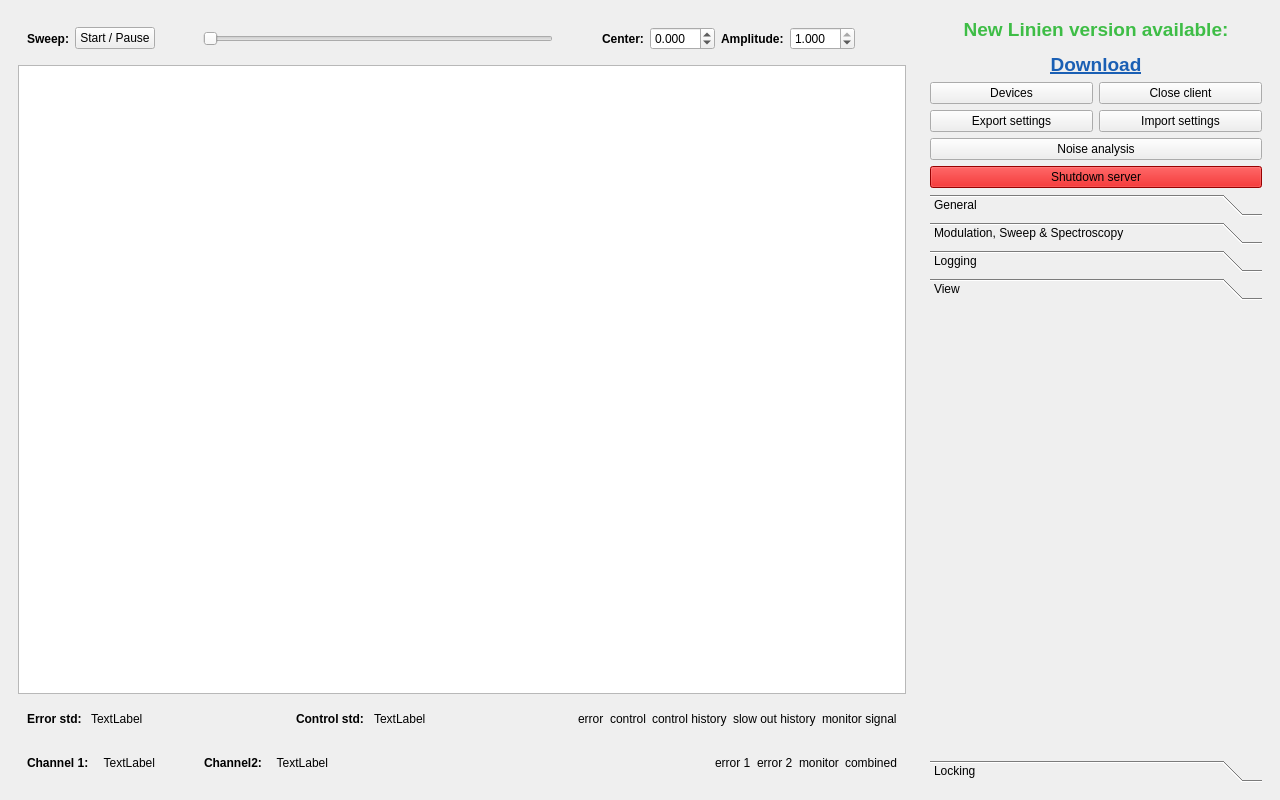
<?xml version="1.0" encoding="UTF-8"?>
<ui version="4.0">
 <class>MainWindow</class>
 <widget class="QMainWindow" name="MainWindow">
  <property name="geometry">
   <rect>
    <x>0</x>
    <y>0</y>
    <width>1280</width>
    <height>800</height>
   </rect>
  </property>
  <property name="minimumSize">
   <size>
    <width>350</width>
    <height>0</height>
   </size>
  </property>
  <property name="windowTitle">
   <string>MainWindow</string>
  </property>
  <widget class="QWidget" name="centralwidget">
   <layout class="QHBoxLayout" name="horizontalLayout">
    <item>
     <widget class="QWidget" name="centralPanel" native="true">
      <property name="sizePolicy">
       <sizepolicy hsizetype="Expanding" vsizetype="Preferred">
        <horstretch>5</horstretch>
        <verstretch>0</verstretch>
       </sizepolicy>
      </property>
      <layout class="QHBoxLayout" name="horizontalLayout_8">
       <item>
        <layout class="QVBoxLayout" name="verticalLayout_17">
         <item>
          <widget class="SweepControlWidget" name="sweepControlWidget" native="true">
           <layout class="QHBoxLayout" name="horizontalLayout_3">
            <item>
             <widget class="QLabel" name="sweepLabel">
              <property name="font">
               <font>
                <weight>75</weight>
                <bold>true</bold>
               </font>
              </property>
              <property name="text">
               <string>Sweep:</string>
              </property>
             </widget>
            </item>
            <item>
             <widget class="QPushButton" name="sweepStartStopPushButton">
              <property name="toolTip">
               <string>&lt;!DOCTYPE HTML PUBLIC &quot;-//W3C//DTD HTML 4.0//EN&quot; &quot;http://www.w3.org/TR/REC-html40/strict.dtd&quot;&gt;
&lt;html&gt;&lt;head&gt;&lt;meta name=&quot;qrichtext&quot; content=&quot;1&quot; /&gt;&lt;style type=&quot;text/css&quot;&gt;
p, li { white-space: pre-wrap; }
&lt;/style&gt;&lt;/head&gt;&lt;body style=&quot; font-family:'MS Shell Dlg 2'; font-size:8pt; font-weight:400; font-style:normal;&quot;&gt;
&lt;p style=&quot; margin-top:0px; margin-bottom:0px; margin-left:0px; margin-right:0px; -qt-block-indent:0; text-indent:0px;&quot;&gt;Start and pause the output of the sweep at the sweep center position.&lt;/p&gt;&lt;/body&gt;&lt;/html&gt;</string>
              </property>
              <property name="text">
               <string>Start / Pause</string>
              </property>
              <property name="checkable">
               <bool>true</bool>
              </property>
             </widget>
            </item>
            <item>
             <spacer name="horizontalSpacer_3">
              <property name="orientation">
               <enum>Qt::Horizontal</enum>
              </property>
              <property name="sizeHint" stdset="0">
               <size>
                <width>40</width>
                <height>20</height>
               </size>
              </property>
             </spacer>
            </item>
            <item>
             <widget class="SweepSlider" name="sweepSlider">
              <property name="minimumSize">
               <size>
                <width>350</width>
                <height>0</height>
               </size>
              </property>
              <property name="maximum">
               <number>99</number>
              </property>
              <property name="orientation">
               <enum>Qt::Horizontal</enum>
              </property>
             </widget>
            </item>
            <item>
             <spacer name="horizontalSpacer">
              <property name="orientation">
               <enum>Qt::Horizontal</enum>
              </property>
              <property name="sizeHint" stdset="0">
               <size>
                <width>40</width>
                <height>20</height>
               </size>
              </property>
             </spacer>
            </item>
            <item>
             <widget class="QLabel" name="sweepCenterLabel">
              <property name="font">
               <font>
                <weight>75</weight>
                <bold>true</bold>
               </font>
              </property>
              <property name="text">
               <string>Center:</string>
              </property>
             </widget>
            </item>
            <item>
             <widget class="CustomDoubleSpinBox" name="sweepCenterSpinBox">
              <property name="minimumSize">
               <size>
                <width>65</width>
                <height>0</height>
               </size>
              </property>
              <property name="toolTip">
               <string>&lt;!DOCTYPE HTML PUBLIC &quot;-//W3C//DTD HTML 4.0//EN&quot; &quot;http://www.w3.org/TR/REC-html40/strict.dtd&quot;&gt;
&lt;html&gt;&lt;head&gt;&lt;meta name=&quot;qrichtext&quot; content=&quot;1&quot; /&gt;&lt;style type=&quot;text/css&quot;&gt;
p, li { white-space: pre-wrap; }
&lt;/style&gt;&lt;/head&gt;&lt;body style=&quot; font-family:'MS Shell Dlg 2'; font-size:8pt; font-weight:400; font-style:normal;&quot;&gt;
&lt;p style=&quot; margin-top:0px; margin-bottom:0px; margin-left:0px; margin-right:0px; -qt-block-indent:0; text-indent:0px;&quot;&gt;The center position of the sweep. If a fast output is used for the sweep this is the sweep center position in volts. If the slow output is used the interval [-1, +1] of this parameter is mapped to the interval [0V, +1.8V].&lt;/p&gt;&lt;/body&gt;&lt;/html&gt;</string>
              </property>
              <property name="keyboardTracking">
               <bool>false</bool>
              </property>
              <property name="suffix">
               <string/>
              </property>
              <property name="decimals">
               <number>3</number>
              </property>
              <property name="minimum">
               <double>-1.000000000000000</double>
              </property>
              <property name="maximum">
               <double>1.000000000000000</double>
              </property>
              <property name="singleStep">
               <double>0.100000000000000</double>
              </property>
              <property name="value">
               <double>0.000000000000000</double>
              </property>
             </widget>
            </item>
            <item>
             <widget class="QLabel" name="sweepAmplitudeLabel">
              <property name="font">
               <font>
                <weight>75</weight>
                <bold>true</bold>
               </font>
              </property>
              <property name="text">
               <string>Amplitude:</string>
              </property>
             </widget>
            </item>
            <item>
             <widget class="CustomDoubleSpinBox" name="sweepAmplitudeSpinBox">
              <property name="minimumSize">
               <size>
                <width>65</width>
                <height>0</height>
               </size>
              </property>
              <property name="toolTip">
               <string>&lt;!DOCTYPE HTML PUBLIC &quot;-//W3C//DTD HTML 4.0//EN&quot; &quot;http://www.w3.org/TR/REC-html40/strict.dtd&quot;&gt;
&lt;html&gt;&lt;head&gt;&lt;meta name=&quot;qrichtext&quot; content=&quot;1&quot; /&gt;&lt;style type=&quot;text/css&quot;&gt;
p, li { white-space: pre-wrap; }
&lt;/style&gt;&lt;/head&gt;&lt;body style=&quot; font-family:'MS Shell Dlg 2'; font-size:8pt; font-weight:400; font-style:normal;&quot;&gt;
&lt;p style=&quot; margin-top:0px; margin-bottom:0px; margin-left:0px; margin-right:0px; -qt-block-indent:0; text-indent:0px;&quot;&gt;Amplitude of the sweep in units of 0.5 * Vpp of the output (2 V for fast outputs (range +/- 1 V) and 0.9 V for slow outputs (range 0 V to 1.8 V). That means an amplitude of 1.0 corresponds to the full sweep range in both cases.&lt;/p&gt;&lt;/body&gt;&lt;/html&gt;</string>
              </property>
              <property name="keyboardTracking">
               <bool>false</bool>
              </property>
              <property name="suffix">
               <string/>
              </property>
              <property name="decimals">
               <number>3</number>
              </property>
              <property name="minimum">
               <double>0.000000000000000</double>
              </property>
              <property name="maximum">
               <double>1.000000000000000</double>
              </property>
              <property name="singleStep">
               <double>0.100000000000000</double>
              </property>
              <property name="value">
               <double>1.000000000000000</double>
              </property>
             </widget>
            </item>
            <item>
             <spacer name="horizontalSpacer_8">
              <property name="orientation">
               <enum>Qt::Horizontal</enum>
              </property>
              <property name="sizeHint" stdset="0">
               <size>
                <width>40</width>
                <height>20</height>
               </size>
              </property>
             </spacer>
            </item>
           </layout>
          </widget>
         </item>
         <item>
          <widget class="PlotWidget" name="graphicsView">
           <property name="minimumSize">
            <size>
             <width>100</width>
             <height>100</height>
            </size>
           </property>
          </widget>
         </item>
         <item>
          <widget class="QWidget" name="topLockPanelWidget" native="true">
           <layout class="QHBoxLayout" name="horizontalLayout_4">
            <item>
             <widget class="QLabel" name="label_4">
              <property name="font">
               <font>
                <weight>75</weight>
                <bold>true</bold>
               </font>
              </property>
              <property name="text">
               <string>Error std: </string>
              </property>
             </widget>
            </item>
            <item>
             <widget class="QLabel" name="errorStdLabel">
              <property name="text">
               <string>TextLabel</string>
              </property>
              <property name="wordWrap">
               <bool>true</bool>
              </property>
             </widget>
            </item>
            <item>
             <spacer name="horizontalSpacer_5">
              <property name="orientation">
               <enum>Qt::Horizontal</enum>
              </property>
              <property name="sizeHint" stdset="0">
               <size>
                <width>40</width>
                <height>20</height>
               </size>
              </property>
             </spacer>
            </item>
            <item>
             <widget class="QLabel" name="label_5">
              <property name="font">
               <font>
                <weight>75</weight>
                <bold>true</bold>
               </font>
              </property>
              <property name="text">
               <string>Control std: </string>
              </property>
             </widget>
            </item>
            <item>
             <widget class="QLabel" name="controlStdLabel">
              <property name="text">
               <string>TextLabel</string>
              </property>
              <property name="wordWrap">
               <bool>true</bool>
              </property>
             </widget>
            </item>
            <item>
             <spacer name="horizontalSpacer_6">
              <property name="orientation">
               <enum>Qt::Horizontal</enum>
              </property>
              <property name="sizeHint" stdset="0">
               <size>
                <width>40</width>
                <height>20</height>
               </size>
              </property>
             </spacer>
            </item>
            <item>
             <widget class="QLabel" name="errorSignalLegendLabel">
              <property name="text">
               <string>error</string>
              </property>
              <property name="wordWrap">
               <bool>true</bool>
              </property>
             </widget>
            </item>
            <item>
             <widget class="QLabel" name="controlSignalLegendLabel">
              <property name="text">
               <string>control</string>
              </property>
              <property name="wordWrap">
               <bool>true</bool>
              </property>
             </widget>
            </item>
            <item>
             <widget class="QLabel" name="controlSignalHistoryLegendLabel">
              <property name="text">
               <string>control history</string>
              </property>
              <property name="wordWrap">
               <bool>true</bool>
              </property>
             </widget>
            </item>
            <item>
             <widget class="QLabel" name="slowSignalHistoryLegendLabel">
              <property name="text">
               <string>slow out history</string>
              </property>
             </widget>
            </item>
            <item>
             <widget class="QLabel" name="monitorSignalHistoryLegendLabel">
              <property name="text">
               <string>monitor signal</string>
              </property>
             </widget>
            </item>
           </layout>
          </widget>
         </item>
         <item>
          <widget class="QWidget" name="statusbar_unlocked" native="true">
           <layout class="QHBoxLayout" name="horizontalLayout_5">
            <item>
             <layout class="QHBoxLayout" name="signal_strengths_unlocked">
              <item>
               <widget class="QLabel" name="label">
                <property name="font">
                 <font>
                  <weight>75</weight>
                  <bold>true</bold>
                 </font>
                </property>
                <property name="text">
                 <string>&lt;html&gt;&lt;head/&gt;&lt;body&gt;&lt;p&gt;Channel 1:&lt;/p&gt;&lt;/body&gt;&lt;/html&gt;</string>
                </property>
               </widget>
              </item>
              <item>
               <widget class="QLabel" name="power_channel_1">
                <property name="sizePolicy">
                 <sizepolicy hsizetype="Minimum" vsizetype="Preferred">
                  <horstretch>0</horstretch>
                  <verstretch>0</verstretch>
                 </sizepolicy>
                </property>
                <property name="minimumSize">
                 <size>
                  <width>60</width>
                  <height>0</height>
                 </size>
                </property>
                <property name="text">
                 <string>TextLabel</string>
                </property>
                <property name="alignment">
                 <set>Qt::AlignRight|Qt::AlignTrailing|Qt::AlignVCenter</set>
                </property>
               </widget>
              </item>
              <item>
               <widget class="QLabel" name="label_8">
                <property name="text">
                 <string/>
                </property>
               </widget>
              </item>
              <item>
               <spacer name="horizontalSpacer_7">
                <property name="orientation">
                 <enum>Qt::Horizontal</enum>
                </property>
                <property name="sizeHint" stdset="0">
                 <size>
                  <width>40</width>
                  <height>20</height>
                 </size>
                </property>
               </spacer>
              </item>
              <item>
               <widget class="QLabel" name="label_6">
                <property name="font">
                 <font>
                  <weight>75</weight>
                  <bold>true</bold>
                 </font>
                </property>
                <property name="text">
                 <string>Channel2:</string>
                </property>
               </widget>
              </item>
              <item>
               <widget class="QLabel" name="power_channel_2">
                <property name="minimumSize">
                 <size>
                  <width>60</width>
                  <height>0</height>
                 </size>
                </property>
                <property name="text">
                 <string>TextLabel</string>
                </property>
                <property name="alignment">
                 <set>Qt::AlignRight|Qt::AlignTrailing|Qt::AlignVCenter</set>
                </property>
               </widget>
              </item>
              <item>
               <widget class="QLabel" name="label_7">
                <property name="text">
                 <string/>
                </property>
               </widget>
              </item>
             </layout>
            </item>
            <item>
             <spacer name="horizontalSpacer_2">
              <property name="orientation">
               <enum>Qt::Horizontal</enum>
              </property>
              <property name="sizeHint" stdset="0">
               <size>
                <width>378</width>
                <height>20</height>
               </size>
              </property>
             </spacer>
            </item>
            <item>
             <layout class="QHBoxLayout" name="unlockedLegendLayout">
              <item>
               <widget class="QLabel" name="error1LegendLabel">
                <property name="text">
                 <string>error 1</string>
                </property>
                <property name="wordWrap">
                 <bool>false</bool>
                </property>
               </widget>
              </item>
              <item>
               <widget class="QLabel" name="error2LegendLabel">
                <property name="text">
                 <string>error 2</string>
                </property>
                <property name="wordWrap">
                 <bool>false</bool>
                </property>
               </widget>
              </item>
              <item>
               <widget class="QLabel" name="monitorLegendLabel">
                <property name="text">
                 <string>monitor</string>
                </property>
               </widget>
              </item>
              <item>
               <widget class="QLabel" name="combinedErrorLegendLabel">
                <property name="text">
                 <string>combined</string>
                </property>
                <property name="wordWrap">
                 <bool>true</bool>
                </property>
               </widget>
              </item>
             </layout>
            </item>
           </layout>
          </widget>
         </item>
        </layout>
       </item>
      </layout>
     </widget>
    </item>
    <item>
     <widget class="RightPanel" name="rightPanel" native="true">
      <property name="sizePolicy">
       <sizepolicy hsizetype="Fixed" vsizetype="Expanding">
        <horstretch>0</horstretch>
        <verstretch>0</verstretch>
       </sizepolicy>
      </property>
      <property name="minimumSize">
       <size>
        <width>350</width>
        <height>0</height>
       </size>
      </property>
      <layout class="QVBoxLayout" name="verticalLayout_11">
       <item>
        <widget class="QLabel" name="newVersionAvailableLabel">
         <property name="text">
          <string>&lt;html&gt;&lt;head/&gt;&lt;body&gt;&lt;p align=&quot;center&quot;&gt;&lt;span style=&quot; font-size:14pt; font-weight:600; color:#3ebd46;&quot;&gt;New Linien version available:&lt;/span&gt;&lt;/p&gt;&lt;p align=&quot;center&quot;&gt;&lt;a href=&quot;https://github.com/linien-org/linien/&quot;&gt;&lt;span style=&quot; font-size:14pt; font-weight:600; text-decoration: underline; color:#1a5fb4;&quot;&gt;Download&lt;/span&gt;&lt;/a&gt;&lt;/p&gt;&lt;/body&gt;&lt;/html&gt;</string>
         </property>
         <property name="margin">
          <number>10</number>
         </property>
         <property name="openExternalLinks">
          <bool>true</bool>
         </property>
        </widget>
       </item>
       <item>
        <widget class="QWidget" name="widget_2" native="true">
         <layout class="QHBoxLayout" name="horizontalLayout_23">
          <property name="leftMargin">
           <number>0</number>
          </property>
          <property name="topMargin">
           <number>0</number>
          </property>
          <property name="rightMargin">
           <number>0</number>
          </property>
          <property name="bottomMargin">
           <number>0</number>
          </property>
          <item>
           <widget class="QPushButton" name="openDeviceManagerButton">
            <property name="text">
             <string>Devices</string>
            </property>
           </widget>
          </item>
          <item>
           <widget class="QPushButton" name="closeButton">
            <property name="styleSheet">
             <string notr="true"/>
            </property>
            <property name="text">
             <string>Close client</string>
            </property>
           </widget>
          </item>
         </layout>
        </widget>
       </item>
       <item>
        <layout class="QHBoxLayout" name="horizontalLayout_2">
         <item>
          <widget class="QPushButton" name="exportParametersButton">
           <property name="text">
            <string>Export settings</string>
           </property>
          </widget>
         </item>
         <item>
          <widget class="QPushButton" name="importParametersButton">
           <property name="text">
            <string>Import settings</string>
           </property>
          </widget>
         </item>
        </layout>
       </item>
       <item>
        <widget class="QPushButton" name="PIDParameterOptimizationButton">
         <property name="text">
          <string>Noise analysis</string>
         </property>
        </widget>
       </item>
       <item>
        <widget class="QPushButton" name="shutdownButton">
         <property name="palette">
          <palette>
           <active>
            <colorrole role="WindowText">
             <brush brushstyle="SolidPattern">
              <color alpha="255">
               <red>0</red>
               <green>0</green>
               <blue>0</blue>
              </color>
             </brush>
            </colorrole>
            <colorrole role="Button">
             <brush brushstyle="SolidPattern">
              <color alpha="255">
               <red>212</red>
               <green>0</green>
               <blue>0</blue>
              </color>
             </brush>
            </colorrole>
            <colorrole role="Light">
             <brush brushstyle="SolidPattern">
              <color alpha="255">
               <red>255</red>
               <green>255</green>
               <blue>255</blue>
              </color>
             </brush>
            </colorrole>
            <colorrole role="Midlight">
             <brush brushstyle="SolidPattern">
              <color alpha="255">
               <red>246</red>
               <green>245</green>
               <blue>244</blue>
              </color>
             </brush>
            </colorrole>
            <colorrole role="Dark">
             <brush brushstyle="SolidPattern">
              <color alpha="255">
               <red>118</red>
               <green>117</green>
               <blue>116</blue>
              </color>
             </brush>
            </colorrole>
            <colorrole role="Mid">
             <brush brushstyle="SolidPattern">
              <color alpha="255">
               <red>158</red>
               <green>157</green>
               <blue>155</blue>
              </color>
             </brush>
            </colorrole>
            <colorrole role="Text">
             <brush brushstyle="SolidPattern">
              <color alpha="255">
               <red>0</red>
               <green>0</green>
               <blue>0</blue>
              </color>
             </brush>
            </colorrole>
            <colorrole role="BrightText">
             <brush brushstyle="SolidPattern">
              <color alpha="255">
               <red>255</red>
               <green>255</green>
               <blue>255</blue>
              </color>
             </brush>
            </colorrole>
            <colorrole role="ButtonText">
             <brush brushstyle="SolidPattern">
              <color alpha="255">
               <red>0</red>
               <green>0</green>
               <blue>0</blue>
              </color>
             </brush>
            </colorrole>
            <colorrole role="Base">
             <brush brushstyle="SolidPattern">
              <color alpha="255">
               <red>212</red>
               <green>0</green>
               <blue>0</blue>
              </color>
             </brush>
            </colorrole>
            <colorrole role="Window">
             <brush brushstyle="SolidPattern">
              <color alpha="255">
               <red>212</red>
               <green>0</green>
               <blue>0</blue>
              </color>
             </brush>
            </colorrole>
            <colorrole role="Shadow">
             <brush brushstyle="SolidPattern">
              <color alpha="255">
               <red>0</red>
               <green>0</green>
               <blue>0</blue>
              </color>
             </brush>
            </colorrole>
            <colorrole role="AlternateBase">
             <brush brushstyle="SolidPattern">
              <color alpha="255">
               <red>246</red>
               <green>245</green>
               <blue>244</blue>
              </color>
             </brush>
            </colorrole>
            <colorrole role="ToolTipBase">
             <brush brushstyle="SolidPattern">
              <color alpha="255">
               <red>255</red>
               <green>255</green>
               <blue>220</blue>
              </color>
             </brush>
            </colorrole>
            <colorrole role="ToolTipText">
             <brush brushstyle="SolidPattern">
              <color alpha="255">
               <red>0</red>
               <green>0</green>
               <blue>0</blue>
              </color>
             </brush>
            </colorrole>
           </active>
           <inactive>
            <colorrole role="WindowText">
             <brush brushstyle="SolidPattern">
              <color alpha="255">
               <red>0</red>
               <green>0</green>
               <blue>0</blue>
              </color>
             </brush>
            </colorrole>
            <colorrole role="Button">
             <brush brushstyle="SolidPattern">
              <color alpha="255">
               <red>212</red>
               <green>0</green>
               <blue>0</blue>
              </color>
             </brush>
            </colorrole>
            <colorrole role="Light">
             <brush brushstyle="SolidPattern">
              <color alpha="255">
               <red>255</red>
               <green>255</green>
               <blue>255</blue>
              </color>
             </brush>
            </colorrole>
            <colorrole role="Midlight">
             <brush brushstyle="SolidPattern">
              <color alpha="255">
               <red>246</red>
               <green>245</green>
               <blue>244</blue>
              </color>
             </brush>
            </colorrole>
            <colorrole role="Dark">
             <brush brushstyle="SolidPattern">
              <color alpha="255">
               <red>118</red>
               <green>117</green>
               <blue>116</blue>
              </color>
             </brush>
            </colorrole>
            <colorrole role="Mid">
             <brush brushstyle="SolidPattern">
              <color alpha="255">
               <red>158</red>
               <green>157</green>
               <blue>155</blue>
              </color>
             </brush>
            </colorrole>
            <colorrole role="Text">
             <brush brushstyle="SolidPattern">
              <color alpha="255">
               <red>0</red>
               <green>0</green>
               <blue>0</blue>
              </color>
             </brush>
            </colorrole>
            <colorrole role="BrightText">
             <brush brushstyle="SolidPattern">
              <color alpha="255">
               <red>255</red>
               <green>255</green>
               <blue>255</blue>
              </color>
             </brush>
            </colorrole>
            <colorrole role="ButtonText">
             <brush brushstyle="SolidPattern">
              <color alpha="255">
               <red>0</red>
               <green>0</green>
               <blue>0</blue>
              </color>
             </brush>
            </colorrole>
            <colorrole role="Base">
             <brush brushstyle="SolidPattern">
              <color alpha="255">
               <red>212</red>
               <green>0</green>
               <blue>0</blue>
              </color>
             </brush>
            </colorrole>
            <colorrole role="Window">
             <brush brushstyle="SolidPattern">
              <color alpha="255">
               <red>212</red>
               <green>0</green>
               <blue>0</blue>
              </color>
             </brush>
            </colorrole>
            <colorrole role="Shadow">
             <brush brushstyle="SolidPattern">
              <color alpha="255">
               <red>0</red>
               <green>0</green>
               <blue>0</blue>
              </color>
             </brush>
            </colorrole>
            <colorrole role="AlternateBase">
             <brush brushstyle="SolidPattern">
              <color alpha="255">
               <red>246</red>
               <green>245</green>
               <blue>244</blue>
              </color>
             </brush>
            </colorrole>
            <colorrole role="ToolTipBase">
             <brush brushstyle="SolidPattern">
              <color alpha="255">
               <red>255</red>
               <green>255</green>
               <blue>220</blue>
              </color>
             </brush>
            </colorrole>
            <colorrole role="ToolTipText">
             <brush brushstyle="SolidPattern">
              <color alpha="255">
               <red>0</red>
               <green>0</green>
               <blue>0</blue>
              </color>
             </brush>
            </colorrole>
           </inactive>
           <disabled>
            <colorrole role="WindowText">
             <brush brushstyle="SolidPattern">
              <color alpha="255">
               <red>118</red>
               <green>117</green>
               <blue>116</blue>
              </color>
             </brush>
            </colorrole>
            <colorrole role="Button">
             <brush brushstyle="SolidPattern">
              <color alpha="255">
               <red>212</red>
               <green>0</green>
               <blue>0</blue>
              </color>
             </brush>
            </colorrole>
            <colorrole role="Light">
             <brush brushstyle="SolidPattern">
              <color alpha="255">
               <red>255</red>
               <green>255</green>
               <blue>255</blue>
              </color>
             </brush>
            </colorrole>
            <colorrole role="Midlight">
             <brush brushstyle="SolidPattern">
              <color alpha="255">
               <red>246</red>
               <green>245</green>
               <blue>244</blue>
              </color>
             </brush>
            </colorrole>
            <colorrole role="Dark">
             <brush brushstyle="SolidPattern">
              <color alpha="255">
               <red>118</red>
               <green>117</green>
               <blue>116</blue>
              </color>
             </brush>
            </colorrole>
            <colorrole role="Mid">
             <brush brushstyle="SolidPattern">
              <color alpha="255">
               <red>158</red>
               <green>157</green>
               <blue>155</blue>
              </color>
             </brush>
            </colorrole>
            <colorrole role="Text">
             <brush brushstyle="SolidPattern">
              <color alpha="255">
               <red>118</red>
               <green>117</green>
               <blue>116</blue>
              </color>
             </brush>
            </colorrole>
            <colorrole role="BrightText">
             <brush brushstyle="SolidPattern">
              <color alpha="255">
               <red>255</red>
               <green>255</green>
               <blue>255</blue>
              </color>
             </brush>
            </colorrole>
            <colorrole role="ButtonText">
             <brush brushstyle="SolidPattern">
              <color alpha="255">
               <red>118</red>
               <green>117</green>
               <blue>116</blue>
              </color>
             </brush>
            </colorrole>
            <colorrole role="Base">
             <brush brushstyle="SolidPattern">
              <color alpha="255">
               <red>212</red>
               <green>0</green>
               <blue>0</blue>
              </color>
             </brush>
            </colorrole>
            <colorrole role="Window">
             <brush brushstyle="SolidPattern">
              <color alpha="255">
               <red>212</red>
               <green>0</green>
               <blue>0</blue>
              </color>
             </brush>
            </colorrole>
            <colorrole role="Shadow">
             <brush brushstyle="SolidPattern">
              <color alpha="255">
               <red>0</red>
               <green>0</green>
               <blue>0</blue>
              </color>
             </brush>
            </colorrole>
            <colorrole role="AlternateBase">
             <brush brushstyle="SolidPattern">
              <color alpha="255">
               <red>237</red>
               <green>235</green>
               <blue>233</blue>
              </color>
             </brush>
            </colorrole>
            <colorrole role="ToolTipBase">
             <brush brushstyle="SolidPattern">
              <color alpha="255">
               <red>255</red>
               <green>255</green>
               <blue>220</blue>
              </color>
             </brush>
            </colorrole>
            <colorrole role="ToolTipText">
             <brush brushstyle="SolidPattern">
              <color alpha="255">
               <red>0</red>
               <green>0</green>
               <blue>0</blue>
              </color>
             </brush>
            </colorrole>
           </disabled>
          </palette>
         </property>
         <property name="autoFillBackground">
          <bool>false</bool>
         </property>
         <property name="styleSheet">
          <string notr="true">background-color: #d40000;</string>
         </property>
         <property name="text">
          <string>Shutdown server</string>
         </property>
        </widget>
       </item>
       <item>
        <widget class="QToolBox" name="settingsToolbox">
         <property name="enabled">
          <bool>true</bool>
         </property>
         <property name="sizePolicy">
          <sizepolicy hsizetype="Expanding" vsizetype="Expanding">
           <horstretch>0</horstretch>
           <verstretch>0</verstretch>
          </sizepolicy>
         </property>
         <property name="minimumSize">
          <size>
           <width>250</width>
           <height>0</height>
          </size>
         </property>
         <property name="currentIndex">
          <number>3</number>
         </property>
         <widget class="QWidget" name="generalPanel">
          <property name="enabled">
           <bool>true</bool>
          </property>
          <property name="geometry">
           <rect>
            <x>0</x>
            <y>0</y>
            <width>338</width>
            <height>488</height>
           </rect>
          </property>
          <attribute name="label">
           <string>General</string>
          </attribute>
          <layout class="QVBoxLayout" name="verticalLayout_15">
           <item>
            <widget class="GeneralPanel" name="widget_5" native="true"/>
           </item>
          </layout>
         </widget>
         <widget class="QWidget" name="modSpectroscopyPanel">
          <property name="geometry">
           <rect>
            <x>0</x>
            <y>0</y>
            <width>338</width>
            <height>488</height>
           </rect>
          </property>
          <attribute name="label">
           <string>Modulation, Sweep &amp;&amp; Spectroscopy</string>
          </attribute>
          <layout class="QVBoxLayout" name="verticalLayout_3">
           <item>
            <widget class="ModulationAndSweepPanel" name="widget_4" native="true"/>
           </item>
          </layout>
         </widget>
         <widget class="QWidget" name="loggingPanel">
          <property name="geometry">
           <rect>
            <x>0</x>
            <y>0</y>
            <width>338</width>
            <height>488</height>
           </rect>
          </property>
          <attribute name="label">
           <string>Logging</string>
          </attribute>
          <widget class="LoggingPanel" name="widget_7" native="true">
           <property name="geometry">
            <rect>
             <x>0</x>
             <y>0</y>
             <width>321</width>
             <height>401</height>
            </rect>
           </property>
          </widget>
         </widget>
         <widget class="QWidget" name="viewPanel">
          <property name="geometry">
           <rect>
            <x>0</x>
            <y>0</y>
            <width>338</width>
            <height>488</height>
           </rect>
          </property>
          <property name="sizePolicy">
           <sizepolicy hsizetype="Minimum" vsizetype="Preferred">
            <horstretch>0</horstretch>
            <verstretch>0</verstretch>
           </sizepolicy>
          </property>
          <attribute name="label">
           <string>View</string>
          </attribute>
          <layout class="QVBoxLayout" name="verticalLayout_16">
           <item>
            <widget class="ViewPanel" name="widget" native="true"/>
           </item>
          </layout>
         </widget>
         <widget class="QWidget" name="lockingPanel">
          <property name="geometry">
           <rect>
            <x>0</x>
            <y>0</y>
            <width>338</width>
            <height>488</height>
           </rect>
          </property>
          <property name="sizePolicy">
           <sizepolicy hsizetype="Minimum" vsizetype="Preferred">
            <horstretch>0</horstretch>
            <verstretch>0</verstretch>
           </sizepolicy>
          </property>
          <attribute name="label">
           <string>Locking</string>
          </attribute>
          <layout class="QVBoxLayout" name="verticalLayout_7">
           <item>
            <widget class="LockingPanel" name="widget_3" native="true"/>
           </item>
          </layout>
         </widget>
        </widget>
       </item>
      </layout>
     </widget>
    </item>
   </layout>
  </widget>
 </widget>
 <customwidgets>
  <customwidget>
   <class>PlotWidget</class>
   <extends>QGraphicsView</extends>
   <header location="global">plot_widget.h</header>
  </customwidget>
  <customwidget>
   <class>RightPanel</class>
   <extends>QWidget</extends>
   <header location="global">right_panel.h</header>
   <container>1</container>
   <slots>
    <slot>close_app()</slot>
    <slot>shutdown_server()</slot>
    <slot>open_device_manager()</slot>
   </slots>
  </customwidget>
  <customwidget>
   <class>LockingPanel</class>
   <extends>QWidget</extends>
   <header location="global">locking_panel.h</header>
   <container>1</container>
   <slots>
    <slot>kp_changed()</slot>
    <slot>ki_changed()</slot>
    <slot>kd_changed()</slot>
    <slot>start_manual_lock()</slot>
   </slots>
  </customwidget>
  <customwidget>
   <class>GeneralPanel</class>
   <extends>QWidget</extends>
   <header location="global">general_panel.h</header>
   <container>1</container>
  </customwidget>
  <customwidget>
   <class>ModulationAndSweepPanel</class>
   <extends>QWidget</extends>
   <header location="global">modulation_sweep_panel.h</header>
   <container>1</container>
  </customwidget>
  <customwidget>
   <class>ViewPanel</class>
   <extends>QWidget</extends>
   <header location="global">view_panel.h</header>
   <container>1</container>
  </customwidget>
  <customwidget>
   <class>SweepSlider</class>
   <extends>QSlider</extends>
   <header location="global">sweep_control.h</header>
  </customwidget>
  <customwidget>
   <class>SweepControlWidget</class>
   <extends>QWidget</extends>
   <header location="global">sweep_control</header>
   <container>1</container>
  </customwidget>
  <customwidget>
   <class>CustomDoubleSpinBox</class>
   <extends>QDoubleSpinBox</extends>
   <header location="global">spin_box.h</header>
  </customwidget>
  <customwidget>
   <class>LoggingPanel</class>
   <extends>QWidget</extends>
   <header>logging_panel.h</header>
   <container>1</container>
  </customwidget>
 </customwidgets>
 <resources/>
 <connections/>
</ui>
